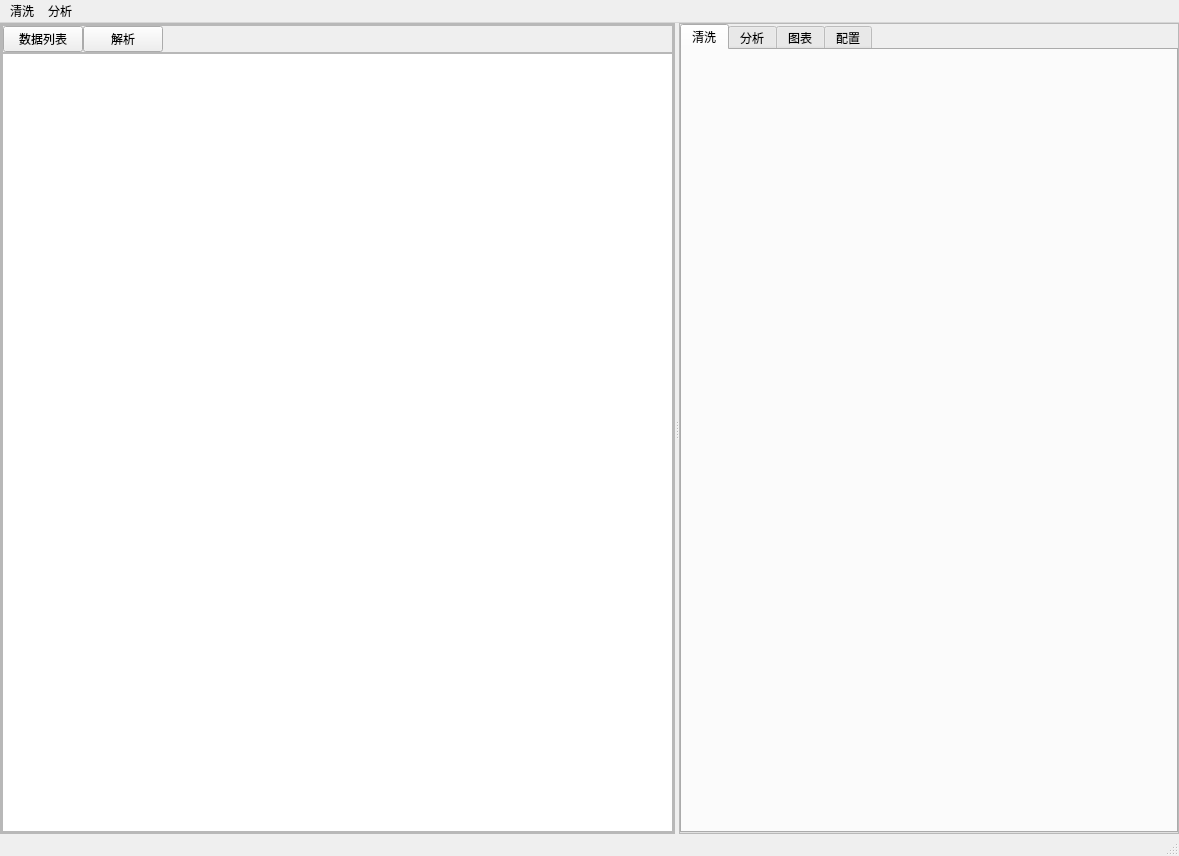
<?xml version="1.0" encoding="UTF-8"?>
<ui version="4.0">
 <class>MainWindow</class>
 <widget class="QMainWindow" name="MainWindow">
  <property name="geometry">
   <rect>
    <x>0</x>
    <y>0</y>
    <width>1179</width>
    <height>856</height>
   </rect>
  </property>
  <property name="windowTitle">
   <string>MainWindow</string>
  </property>
  <widget class="QWidget" name="centralwidget">
   <layout class="QVBoxLayout" name="verticalLayout_6">
    <property name="spacing">
     <number>0</number>
    </property>
    <property name="leftMargin">
     <number>0</number>
    </property>
    <property name="topMargin">
     <number>0</number>
    </property>
    <property name="rightMargin">
     <number>0</number>
    </property>
    <property name="bottomMargin">
     <number>0</number>
    </property>
    <item>
     <widget class="QSplitter" name="main_splitter">
      <property name="orientation">
       <enum>Qt::Horizontal</enum>
      </property>
      <widget class="QFrame" name="frame">
       <property name="frameShape">
        <enum>QFrame::StyledPanel</enum>
       </property>
       <property name="frameShadow">
        <enum>QFrame::Raised</enum>
       </property>
       <layout class="QVBoxLayout" name="verticalLayout">
        <property name="spacing">
         <number>0</number>
        </property>
        <property name="leftMargin">
         <number>0</number>
        </property>
        <property name="topMargin">
         <number>0</number>
        </property>
        <property name="rightMargin">
         <number>0</number>
        </property>
        <property name="bottomMargin">
         <number>0</number>
        </property>
        <item>
         <widget class="QSplitter" name="splitter_2">
          <property name="orientation">
           <enum>Qt::Vertical</enum>
          </property>
          <widget class="QFrame" name="frame_3">
           <property name="frameShape">
            <enum>QFrame::StyledPanel</enum>
           </property>
           <property name="frameShadow">
            <enum>QFrame::Raised</enum>
           </property>
           <layout class="QVBoxLayout" name="verticalLayout_2">
            <property name="spacing">
             <number>0</number>
            </property>
            <property name="leftMargin">
             <number>0</number>
            </property>
            <property name="topMargin">
             <number>0</number>
            </property>
            <property name="rightMargin">
             <number>0</number>
            </property>
            <property name="bottomMargin">
             <number>0</number>
            </property>
            <item>
             <widget class="QFrame" name="frame_5">
              <property name="frameShape">
               <enum>QFrame::StyledPanel</enum>
              </property>
              <property name="frameShadow">
               <enum>QFrame::Raised</enum>
              </property>
              <layout class="QHBoxLayout" name="horizontalLayout_2">
               <property name="spacing">
                <number>0</number>
               </property>
               <property name="leftMargin">
                <number>0</number>
               </property>
               <property name="topMargin">
                <number>0</number>
               </property>
               <property name="rightMargin">
                <number>0</number>
               </property>
               <property name="bottomMargin">
                <number>0</number>
               </property>
               <item>
                <widget class="QPushButton" name="datafiles_btn_list">
                 <property name="text">
                  <string>数据列表</string>
                 </property>
                </widget>
               </item>
               <item>
                <widget class="QPushButton" name="datafiles_btn_parse">
                 <property name="text">
                  <string>解析</string>
                 </property>
                </widget>
               </item>
               <item>
                <spacer name="horizontalSpacer">
                 <property name="orientation">
                  <enum>Qt::Horizontal</enum>
                 </property>
                 <property name="sizeHint" stdset="0">
                  <size>
                   <width>392</width>
                   <height>20</height>
                  </size>
                 </property>
                </spacer>
               </item>
              </layout>
             </widget>
            </item>
            <item>
             <widget class="QListWidget" name="datafiles_list">
              <property name="selectionMode">
               <enum>QAbstractItemView::ExtendedSelection</enum>
              </property>
              <property name="spacing">
               <number>4</number>
              </property>
             </widget>
            </item>
           </layout>
          </widget>
         </widget>
        </item>
       </layout>
      </widget>
      <widget class="QFrame" name="frame_2">
       <property name="frameShape">
        <enum>QFrame::StyledPanel</enum>
       </property>
       <property name="frameShadow">
        <enum>QFrame::Raised</enum>
       </property>
       <layout class="QHBoxLayout" name="horizontalLayout_4">
        <property name="spacing">
         <number>0</number>
        </property>
        <property name="leftMargin">
         <number>0</number>
        </property>
        <property name="topMargin">
         <number>0</number>
        </property>
        <property name="rightMargin">
         <number>0</number>
        </property>
        <property name="bottomMargin">
         <number>0</number>
        </property>
        <item>
         <widget class="QTabWidget" name="mainTabWidget">
          <property name="currentIndex">
           <number>0</number>
          </property>
          <widget class="QWidget" name="tab1">
           <attribute name="title">
            <string>清洗</string>
           </attribute>
           <layout class="QVBoxLayout" name="tab1_layout">
            <property name="spacing">
             <number>0</number>
            </property>
            <property name="leftMargin">
             <number>0</number>
            </property>
            <property name="topMargin">
             <number>0</number>
            </property>
            <property name="rightMargin">
             <number>0</number>
            </property>
            <property name="bottomMargin">
             <number>0</number>
            </property>
           </layout>
          </widget>
          <widget class="QWidget" name="tab2">
           <attribute name="title">
            <string>分析</string>
           </attribute>
           <layout class="QVBoxLayout" name="tab2_layout">
            <property name="spacing">
             <number>0</number>
            </property>
            <property name="leftMargin">
             <number>0</number>
            </property>
            <property name="topMargin">
             <number>0</number>
            </property>
            <property name="rightMargin">
             <number>0</number>
            </property>
            <property name="bottomMargin">
             <number>0</number>
            </property>
           </layout>
          </widget>
          <widget class="QWidget" name="tab3">
           <attribute name="title">
            <string>图表</string>
           </attribute>
          </widget>
          <widget class="QWidget" name="tab4">
           <attribute name="title">
            <string>配置</string>
           </attribute>
           <layout class="QHBoxLayout" name="horizontalLayout_17">
            <property name="spacing">
             <number>0</number>
            </property>
            <property name="leftMargin">
             <number>0</number>
            </property>
            <property name="topMargin">
             <number>0</number>
            </property>
            <property name="rightMargin">
             <number>0</number>
            </property>
            <property name="bottomMargin">
             <number>0</number>
            </property>
            <item>
             <widget class="QFrame" name="frame_11">
              <property name="frameShape">
               <enum>QFrame::StyledPanel</enum>
              </property>
              <property name="frameShadow">
               <enum>QFrame::Raised</enum>
              </property>
              <layout class="QVBoxLayout" name="verticalLayout_8">
               <property name="spacing">
                <number>0</number>
               </property>
               <property name="topMargin">
                <number>0</number>
               </property>
               <property name="rightMargin">
                <number>0</number>
               </property>
               <property name="bottomMargin">
                <number>0</number>
               </property>
               <item>
                <widget class="QGroupBox" name="groupBox">
                 <property name="title">
                  <string>字体</string>
                 </property>
                 <layout class="QVBoxLayout" name="verticalLayout_4">
                  <item>
                   <widget class="QFrame" name="frame_7">
                    <property name="frameShape">
                     <enum>QFrame::StyledPanel</enum>
                    </property>
                    <property name="frameShadow">
                     <enum>QFrame::Raised</enum>
                    </property>
                    <layout class="QVBoxLayout" name="verticalLayout_7">
                     <item>
                      <widget class="QLabel" name="label">
                       <property name="text">
                        <string>字体大小</string>
                       </property>
                      </widget>
                     </item>
                     <item>
                      <widget class="QSpinBox" name="config_global_font_size">
                       <property name="minimum">
                        <number>6</number>
                       </property>
                       <property name="maximum">
                        <number>64</number>
                       </property>
                       <property name="value">
                        <number>14</number>
                       </property>
                      </widget>
                     </item>
                     <item>
                      <widget class="QLabel" name="label_5">
                       <property name="text">
                        <string>【保存后，需要重启软件才生效】</string>
                       </property>
                      </widget>
                     </item>
                    </layout>
                   </widget>
                  </item>
                  <item>
                   <widget class="QFrame" name="frame_8">
                    <property name="frameShape">
                     <enum>QFrame::StyledPanel</enum>
                    </property>
                    <property name="frameShadow">
                     <enum>QFrame::Raised</enum>
                    </property>
                    <layout class="QHBoxLayout" name="horizontalLayout_6">
                     <item>
                      <widget class="QLabel" name="label_2">
                       <property name="text">
                        <string>TextLabel</string>
                       </property>
                      </widget>
                     </item>
                     <item>
                      <widget class="QLineEdit" name="lineEdit_2"/>
                     </item>
                    </layout>
                   </widget>
                  </item>
                 </layout>
                </widget>
               </item>
               <item>
                <widget class="QGroupBox" name="groupBox_2">
                 <property name="title">
                  <string>GroupBox</string>
                 </property>
                 <layout class="QVBoxLayout" name="verticalLayout_5">
                  <item>
                   <widget class="QFrame" name="frame_9">
                    <property name="frameShape">
                     <enum>QFrame::StyledPanel</enum>
                    </property>
                    <property name="frameShadow">
                     <enum>QFrame::Raised</enum>
                    </property>
                    <layout class="QHBoxLayout" name="horizontalLayout_7">
                     <item>
                      <widget class="QLabel" name="label_3">
                       <property name="text">
                        <string>TextLabel</string>
                       </property>
                      </widget>
                     </item>
                     <item>
                      <widget class="QLineEdit" name="lineEdit_3"/>
                     </item>
                    </layout>
                   </widget>
                  </item>
                  <item>
                   <widget class="QFrame" name="frame_10">
                    <property name="frameShape">
                     <enum>QFrame::StyledPanel</enum>
                    </property>
                    <property name="frameShadow">
                     <enum>QFrame::Raised</enum>
                    </property>
                    <layout class="QHBoxLayout" name="horizontalLayout_8">
                     <item>
                      <widget class="QLabel" name="label_4">
                       <property name="text">
                        <string>TextLabel</string>
                       </property>
                      </widget>
                     </item>
                     <item>
                      <widget class="QLineEdit" name="lineEdit_4"/>
                     </item>
                    </layout>
                   </widget>
                  </item>
                 </layout>
                </widget>
               </item>
               <item>
                <spacer name="verticalSpacer">
                 <property name="orientation">
                  <enum>Qt::Vertical</enum>
                 </property>
                 <property name="sizeHint" stdset="0">
                  <size>
                   <width>20</width>
                   <height>40</height>
                  </size>
                 </property>
                </spacer>
               </item>
              </layout>
             </widget>
            </item>
            <item>
             <widget class="QFrame" name="frame_12">
              <property name="frameShape">
               <enum>QFrame::StyledPanel</enum>
              </property>
              <property name="frameShadow">
               <enum>QFrame::Raised</enum>
              </property>
              <layout class="QVBoxLayout" name="verticalLayout_3">
               <item>
                <widget class="QGroupBox" name="groupBox_6">
                 <property name="title">
                  <string>解析数据文件参数</string>
                 </property>
                 <layout class="QVBoxLayout" name="verticalLayout_12">
                  <item>
                   <widget class="QFrame" name="frame_19">
                    <property name="frameShape">
                     <enum>QFrame::StyledPanel</enum>
                    </property>
                    <property name="frameShadow">
                     <enum>QFrame::Raised</enum>
                    </property>
                    <layout class="QVBoxLayout" name="verticalLayout_13">
                     <item>
                      <widget class="QLabel" name="label_11">
                       <property name="text">
                        <string>csv文件分隔符</string>
                       </property>
                      </widget>
                     </item>
                     <item>
                      <widget class="QLineEdit" name="config_datafiles_csv_seperator">
                       <property name="text">
                        <string/>
                       </property>
                      </widget>
                     </item>
                    </layout>
                   </widget>
                  </item>
                 </layout>
                </widget>
               </item>
               <item>
                <spacer name="verticalSpacer_2">
                 <property name="orientation">
                  <enum>Qt::Vertical</enum>
                 </property>
                 <property name="sizeHint" stdset="0">
                  <size>
                   <width>20</width>
                   <height>40</height>
                  </size>
                 </property>
                </spacer>
               </item>
               <item>
                <widget class="QPushButton" name="btn_save_config">
                 <property name="text">
                  <string>保存</string>
                 </property>
                </widget>
               </item>
              </layout>
             </widget>
            </item>
           </layout>
          </widget>
         </widget>
        </item>
       </layout>
      </widget>
     </widget>
    </item>
   </layout>
  </widget>
  <widget class="QMenuBar" name="menubar">
   <property name="geometry">
    <rect>
     <x>0</x>
     <y>0</y>
     <width>1179</width>
     <height>26</height>
    </rect>
   </property>
   <widget class="QMenu" name="menu_clean">
    <property name="title">
     <string>清洗</string>
    </property>
    <addaction name="menu_clean_undo"/>
    <addaction name="menu_clean_redo"/>
    <addaction name="menu_clean_save"/>
    <addaction name="menu_clean_metadata"/>
    <addaction name="menu_clean_rename"/>
    <addaction name="menu_copy_column"/>
    <addaction name="menu_split_column"/>
    <addaction name="menu_replace_column"/>
    <addaction name="menu_combine_synonym"/>
    <addaction name="menu_stop_words"/>
    <addaction name="menu_count_stat"/>
    <addaction name="menu_cocon_stat"/>
    <addaction name="menu_compare_columns"/>
    <addaction name="menu_modify_value"/>
    <addaction name="menu_row_distinct"/>
    <addaction name="menu_row_similarity"/>
    <addaction name="menu_row_delete"/>
    <addaction name="menu_column_delete"/>
    <addaction name="menu_vertical_concat"/>
    <addaction name="menu_split_words"/>
    <addaction name="menu_group_stat"/>
    <addaction name="menu_clean_filter"/>
    <addaction name="menu_clean_makeup"/>
   </widget>
   <widget class="QMenu" name="menu_library">
    <property name="title">
     <string>分析</string>
    </property>
   </widget>
   <addaction name="menu_clean"/>
   <addaction name="menu_library"/>
  </widget>
  <widget class="QStatusBar" name="statusbar"/>
  <action name="menu_clean_save">
   <property name="icon">
    <iconset>
     <normaloff>icons/xiazai.png</normaloff>icons/xiazai.png</iconset>
   </property>
   <property name="text">
    <string>保存</string>
   </property>
   <property name="shortcut">
    <string>Ctrl+S</string>
   </property>
  </action>
  <action name="menu_clean_metadata">
   <property name="icon">
    <iconset>
     <normaloff>icons/biaoge.png</normaloff>icons/biaoge.png</iconset>
   </property>
   <property name="text">
    <string>元数据</string>
   </property>
  </action>
  <action name="menu_clean_rename">
   <property name="icon">
    <iconset>
     <normaloff>icons/gengduo.png</normaloff>icons/gengduo.png</iconset>
   </property>
   <property name="text">
    <string>重命名</string>
   </property>
  </action>
  <action name="menu_copy_column">
   <property name="icon">
    <iconset>
     <normaloff>icons/lieziduan.png</normaloff>icons/lieziduan.png</iconset>
   </property>
   <property name="text">
    <string>复制列</string>
   </property>
  </action>
  <action name="menu_split_column">
   <property name="icon">
    <iconset>
     <normaloff>icons/zhongmingming.png</normaloff>icons/zhongmingming.png</iconset>
   </property>
   <property name="text">
    <string>拆分列</string>
   </property>
  </action>
  <action name="menu_replace_column">
   <property name="icon">
    <iconset>
     <normaloff>icons/bumenpaixu.png</normaloff>icons/bumenpaixu.png</iconset>
   </property>
   <property name="text">
    <string>替换值</string>
   </property>
  </action>
  <action name="menu_combine_synonym">
   <property name="icon">
    <iconset>
     <normaloff>icons/shujufenxi.png</normaloff>icons/shujufenxi.png</iconset>
   </property>
   <property name="text">
    <string>合并词</string>
   </property>
  </action>
  <action name="menu_stop_words">
   <property name="icon">
    <iconset>
     <normaloff>icons/wenben.png</normaloff>icons/wenben.png</iconset>
   </property>
   <property name="text">
    <string>停用词</string>
   </property>
  </action>
  <action name="menu_compare_columns">
   <property name="icon">
    <iconset>
     <normaloff>icons/lieziduan.png</normaloff>icons/lieziduan.png</iconset>
   </property>
   <property name="text">
    <string>对比列</string>
   </property>
  </action>
  <action name="menu_modify_value">
   <property name="icon">
    <iconset>
     <normaloff>icons/riqi.png</normaloff>icons/riqi.png</iconset>
   </property>
   <property name="text">
    <string>修改值</string>
   </property>
  </action>
  <action name="menu_row_distinct">
   <property name="icon">
    <iconset>
     <normaloff>icons/shuzi.png</normaloff>icons/shuzi.png</iconset>
   </property>
   <property name="text">
    <string>行去重</string>
   </property>
  </action>
  <action name="menu_row_similarity">
   <property name="icon">
    <iconset>
     <normaloff>icons/biaochaxun.png</normaloff>icons/biaochaxun.png</iconset>
   </property>
   <property name="text">
    <string>相似度</string>
   </property>
  </action>
  <action name="menu_row_delete">
   <property name="icon">
    <iconset>
     <normaloff>icons/yichu.png</normaloff>icons/yichu.png</iconset>
   </property>
   <property name="text">
    <string>删除行</string>
   </property>
  </action>
  <action name="menu_column_delete">
   <property name="icon">
    <iconset>
     <normaloff>icons/yichu2.png</normaloff>icons/yichu2.png</iconset>
   </property>
   <property name="text">
    <string>删除列</string>
   </property>
  </action>
  <action name="menu_split_words">
   <property name="icon">
    <iconset>
     <normaloff>icons/xianshi.png</normaloff>icons/xianshi.png</iconset>
   </property>
   <property name="text">
    <string>切分词</string>
   </property>
  </action>
  <action name="menu_column_delete_2">
   <property name="text">
    <string>补全值</string>
   </property>
  </action>
  <action name="menu_clean_undo">
   <property name="icon">
    <iconset>
     <normaloff>icons/chexiao.png</normaloff>icons/chexiao.png</iconset>
   </property>
   <property name="text">
    <string>撤销</string>
   </property>
   <property name="shortcut">
    <string>Ctrl+Z</string>
   </property>
  </action>
  <action name="menu_clean_redo">
   <property name="icon">
    <iconset>
     <normaloff>icons/huifu.png</normaloff>icons/huifu.png</iconset>
   </property>
   <property name="text">
    <string>恢复</string>
   </property>
   <property name="shortcut">
    <string>Ctrl+Y</string>
   </property>
  </action>
  <action name="menu_group_stat">
   <property name="text">
    <string>分组统计</string>
   </property>
  </action>
  <action name="menu_library_freq_stat">
   <property name="text">
    <string>频次统计</string>
   </property>
  </action>
  <action name="menu_library_cocon_stat">
   <property name="text">
    <string>共现统计</string>
   </property>
  </action>
  <action name="menu_cocon_stat">
   <property name="icon">
    <iconset>
     <normaloff>icons/yingyongzhongxin.png</normaloff>icons/yingyongzhongxin.png</iconset>
   </property>
   <property name="text">
    <string>共现分析</string>
   </property>
  </action>
  <action name="menu_count_stat">
   <property name="icon">
    <iconset>
     <normaloff>icons/yingyongchangjing.png</normaloff>icons/yingyongchangjing.png</iconset>
   </property>
   <property name="text">
    <string>词频统计</string>
   </property>
  </action>
  <action name="menu_clean_filter">
   <property name="text">
    <string>过滤行</string>
   </property>
  </action>
  <action name="menu_clean_makeup">
   <property name="text">
    <string>补全值</string>
   </property>
  </action>
  <action name="menu_vertical_concat">
   <property name="icon">
    <iconset>
     <normaloff>../icons/vertical_concat.png</normaloff>../icons/vertical_concat.png</iconset>
   </property>
   <property name="text">
    <string>数据合并</string>
   </property>
  </action>
 </widget>
 <resources/>
 <connections/>
</ui>
